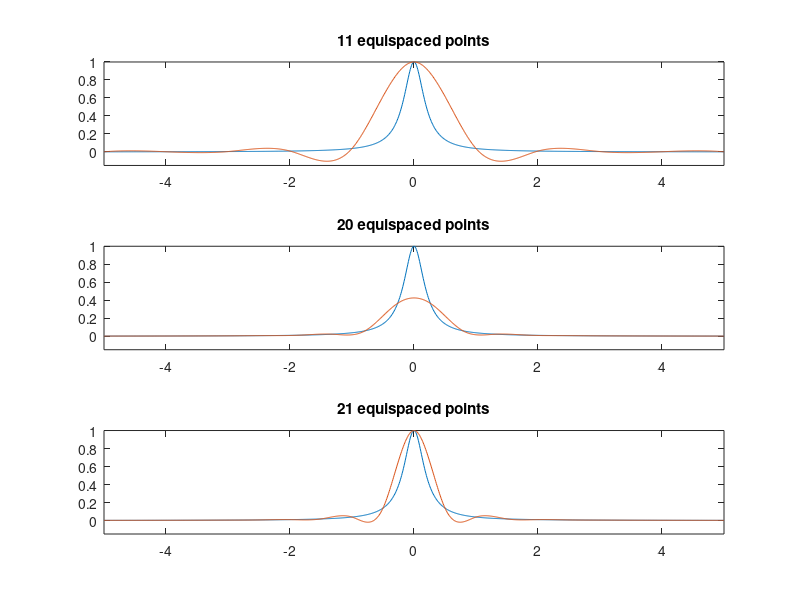

MATLAB code for this plot:
% RungeSpline.m
% define inline function
runge = inline('1./(1+25*x.^2)');
% use 11 equispaced nodes
EquiNodes11 = -5:5;
ppeq11 = spline(EquiNodes11,runge(EquiNodes11));
x=-5:0.01:5;
subplot(3,1,1)
plot(x,runge(x));
hold on
plot(x,ppval(ppeq11,x));
axis([-5 5 -0.15 1])
title('11 equispaced points');
% use 20 equispaced nodes
EquiNodes20 = linspace(-5,5,20);
ppeq20 = spline(EquiNodes20,runge(EquiNodes20));
subplot(3,1,2)
plot(x,runge(x));
hold on
plot(x,ppval(ppeq20,x));
axis([-5 5 -0.15 1])
title('20 equispaced points');
% use 21 equispaced nodes
EquiNodes21 = linspace(-5,5,21);
ppeq21 = spline(EquiNodes21,runge(EquiNodes21));
subplot(3,1,3)
plot(x,runge(x));
hold on
plot(x,ppval(ppeq21,x));
axis([-5 5 -0.15 1])
title('21 equispaced points');
